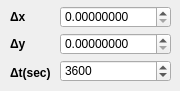
     <widget class="QWidget" name="interval">
      <attribute name="title">
       <string>Interval</string>
      </attribute>
      <widget class="QSpinBox" name="spn_grid_int_t">
       <property name="geometry">
        <rect>
         <x>60</x>
         <y>60</y>
         <width>111</width>
         <height>22</height>
        </rect>
       </property>
       <property name="minimum">
        <number>1</number>
       </property>
       <property name="maximum">
        <number>999999999</number>
       </property>
       <property name="value">
        <number>3600</number>
       </property>
      </widget>
      <widget class="QLabel" name="label_19">
       <property name="geometry">
        <rect>
         <x>10</x>
         <y>36</y>
         <width>21</width>
         <height>16</height>
        </rect>
       </property>
       <property name="font">
        <font>
         <weight>75</weight>
         <bold>true</bold>
        </font>
       </property>
       <property name="text">
        <string>Δy</string>
       </property>
      </widget>
      <widget class="QLabel" name="label_18">
       <property name="geometry">
        <rect>
         <x>10</x>
         <y>9</y>
         <width>31</width>
         <height>16</height>
        </rect>
       </property>
       <property name="font">
        <font>
         <weight>75</weight>
         <bold>true</bold>
        </font>
       </property>
       <property name="text">
        <string>Δx</string>
       </property>
      </widget>
      <widget class="QLabel" name="label_17">
       <property name="geometry">
        <rect>
         <x>10</x>
         <y>65</y>
         <width>51</width>
         <height>16</height>
        </rect>
       </property>
       <property name="font">
        <font>
         <weight>75</weight>
         <bold>true</bold>
        </font>
       </property>
       <property name="text">
        <string>Δt(sec)</string>
       </property>
      </widget>
      <widget class="QDoubleSpinBox" name="spn_grid_int_y">
       <property name="geometry">
        <rect>
         <x>60</x>
         <y>33</y>
         <width>111</width>
         <height>22</height>
        </rect>
       </property>
       <property name="decimals">
        <number>8</number>
       </property>
       <property name="maximum">
        <double>9999999999999999932209486743616279764617084419440640.000000000000000</double>
       </property>
      </widget>
      <widget class="QDoubleSpinBox" name="spn_grid_int_x">
       <property name="geometry">
        <rect>
         <x>60</x>
         <y>6</y>
         <width>111</width>
         <height>22</height>
        </rect>
       </property>
       <property name="decimals">
        <number>8</number>
       </property>
       <property name="maximum">
        <double>999999999999999929757289024535551219930759168.000000000000000</double>
       </property>
      </widget>
     </widget>
